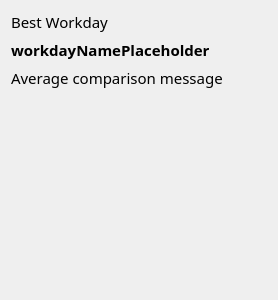
<?xml version="1.0" encoding="UTF-8"?>
<ui version="4.0">
 <class>BestWorkdayWidget</class>
 <widget class="QWidget" name="BestWorkdayWidget">
  <property name="geometry">
   <rect>
    <x>0</x>
    <y>0</y>
    <width>278</width>
    <height>300</height>
   </rect>
  </property>
  <property name="windowTitle">
   <string>Form</string>
  </property>
  <layout class="QVBoxLayout" name="verticalLayout">
   <item>
    <widget class="QLabel" name="labelTitle">
     <property name="sizePolicy">
      <sizepolicy hsizetype="MinimumExpanding" vsizetype="Preferred">
       <horstretch>0</horstretch>
       <verstretch>0</verstretch>
      </sizepolicy>
     </property>
     <property name="font">
      <font>
       <family>.Helvetica Neue Desk UI</family>
       <pointsize>11</pointsize>
      </font>
     </property>
     <property name="text">
      <string>Best Workday</string>
     </property>
    </widget>
   </item>
   <item>
    <widget class="QLabel" name="labelBestWorkdayName">
     <property name="sizePolicy">
      <sizepolicy hsizetype="MinimumExpanding" vsizetype="Preferred">
       <horstretch>0</horstretch>
       <verstretch>0</verstretch>
      </sizepolicy>
     </property>
     <property name="font">
      <font>
       <family>Lucida Sans Unicode</family>
       <pointsize>11</pointsize>
       <weight>75</weight>
       <bold>true</bold>
      </font>
     </property>
     <property name="text">
      <string>workdayNamePlaceholder</string>
     </property>
    </widget>
   </item>
   <item>
    <widget class="QLabel" name="labelBestWorkdayMsg">
     <property name="sizePolicy">
      <sizepolicy hsizetype="MinimumExpanding" vsizetype="Preferred">
       <horstretch>0</horstretch>
       <verstretch>0</verstretch>
      </sizepolicy>
     </property>
     <property name="font">
      <font>
       <family>.Helvetica Neue Desk UI</family>
       <pointsize>11</pointsize>
      </font>
     </property>
     <property name="text">
      <string>Average comparison message</string>
     </property>
    </widget>
   </item>
   <item>
    <widget class="sprint_timer::ui::qt_gui::BarChart" name="workdayBarChart" native="true">
     <property name="sizePolicy">
      <sizepolicy hsizetype="MinimumExpanding" vsizetype="MinimumExpanding">
       <horstretch>0</horstretch>
       <verstretch>0</verstretch>
      </sizepolicy>
     </property>
     <property name="minimumSize">
      <size>
       <width>100</width>
       <height>100</height>
      </size>
     </property>
    </widget>
   </item>
  </layout>
 </widget>
 <customwidgets>
  <customwidget>
   <class>sprint_timer::ui::qt_gui::BarChart</class>
   <extends>QWidget</extends>
   <header>qt_gui/widgets/BarChart.h</header>
   <container>1</container>
  </customwidget>
 </customwidgets>
 <resources/>
 <connections/>
</ui>
